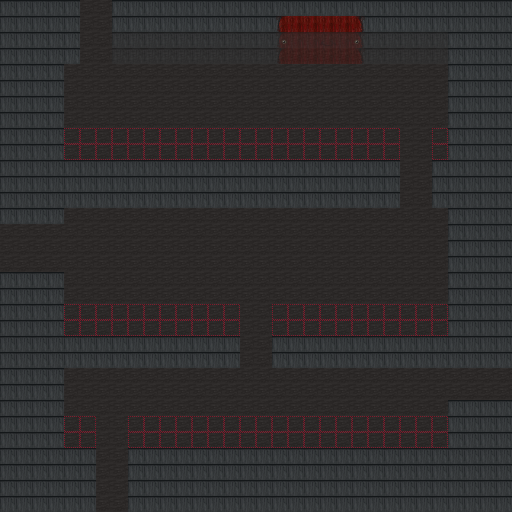

Tiled map render using the project's own tile images. Description and the map definition, with tile-layer contents summarised, below:
An orthogonal 32x32 tile map with 16x16 px tiles, 4 tile layers (Floor, Tile Layer 1, Tile Layer 2, Tile Layer 3) and 9 objects (9x special).

<map version="1.10" tiledversion="1.11.2" orientation="orthogonal" renderorder="right-down" width="32" height="32" tilewidth="16" tileheight="16" infinite="0" nextlayerid="6" nextobjectid="12">
 <tileset firstgid="1" source="../../tilesets/voxel.tsx" />
 <layer id="1" name="Floor" width="32" height="32">
  <data>[1024 cells, 1024 non-empty, 1 distinct tile ids]</data>
 </layer>
 <objectgroup id="4" name="Objects">
  <object id="2" name="room_transport" type="special" x="80" y="0" width="32" height="48">
   <properties>
    <property name="direction" value="up" />
   </properties>
  </object>
  <object id="3" name="room_transport" type="special" x="464" y="368" width="48" height="32">
   <properties>
    <property name="direction" value="right" />
   </properties>
  </object>
  <object id="4" name="room_transport" type="special" x="96" y="464" width="32" height="48">
   <properties>
    <property name="direction" value="down" />
   </properties>
  </object>
  <object id="5" name="room_transport" type="special" x="0" y="224" width="48" height="48">
   <properties>
    <property name="direction" value="left" />
   </properties>
  </object>
  <object id="7" name="dynamic_geo" type="special" x="80" y="0" width="32" height="64">
   <properties>
    <property name="height" type="int" value="3" />
    <property name="side" value="up" />
    <property name="tile" type="int" value="6" />
   </properties>
  </object>
  <object id="8" name="dynamic_geo" type="special" x="448" y="368" width="64" height="32">
   <properties>
    <property name="height" type="int" value="1" />
    <property name="side" value="right" />
    <property name="tile" type="int" value="6" />
   </properties>
  </object>
  <object id="9" name="dynamic_geo" type="special" x="96" y="448" width="32" height="64">
   <properties>
    <property name="height" type="int" value="1" />
    <property name="side" value="down" />
    <property name="tile" type="int" value="6" />
   </properties>
  </object>
  <object id="10" name="dynamic_geo" type="special" x="0" y="224" width="64" height="48">
   <properties>
    <property name="height" type="int" value="1" />
    <property name="side" value="left" />
    <property name="tile" type="int" value="6" />
   </properties>
  </object>
  <object id="11" name="heart" type="special" x="320" y="87.5">
   <point />
  </object>
 </objectgroup>
 <layer id="2" name="Tile Layer 1" width="32" height="32" opacity="0.4">
  <data>[1024 cells, 654 non-empty, 5 distinct tile ids]</data>
 </layer>
 <layer id="3" name="Tile Layer 2" width="32" height="32" opacity="0.38">
  <data>[1024 cells, 501 non-empty, 5 distinct tile ids]</data>
 </layer>
 <layer id="5" name="Tile Layer 3" width="32" height="32">
  <data>[1024 cells, 480 non-empty, 4 distinct tile ids]</data>
 </layer>
</map>
